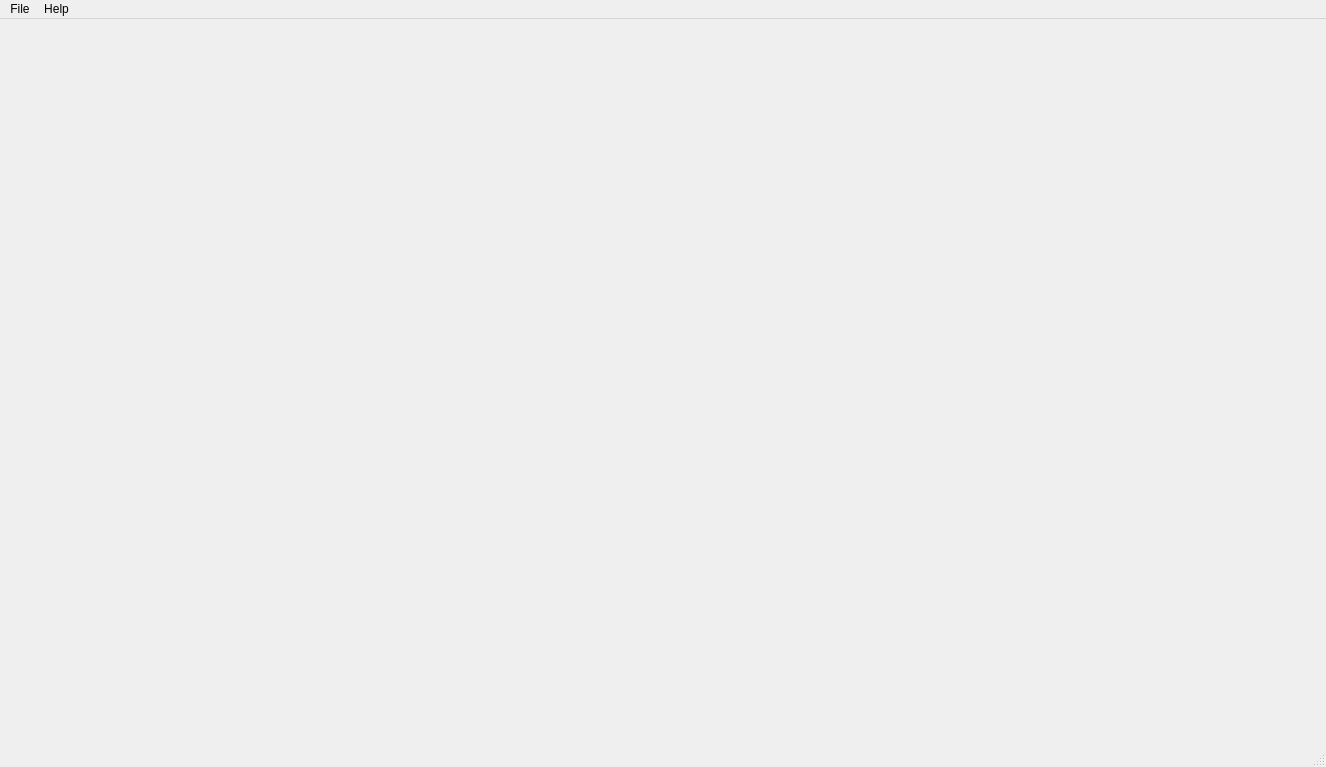
<?xml version="1.0" encoding="UTF-8"?>
<ui version="4.0">
 <class>MainWindow</class>
 <widget class="QMainWindow" name="MainWindow">
  <property name="geometry">
   <rect>
    <x>0</x>
    <y>0</y>
    <width>1326</width>
    <height>767</height>
   </rect>
  </property>
  <property name="sizePolicy">
   <sizepolicy hsizetype="Expanding" vsizetype="Expanding">
    <horstretch>0</horstretch>
    <verstretch>0</verstretch>
   </sizepolicy>
  </property>
  <property name="font">
   <font>
    <pointsize>9</pointsize>
   </font>
  </property>
  <property name="windowTitle">
   <string>StudyGuide</string>
  </property>
  <widget class="QWidget" name="centralwidget">
   <property name="sizePolicy">
    <sizepolicy hsizetype="Expanding" vsizetype="Expanding">
     <horstretch>0</horstretch>
     <verstretch>0</verstretch>
    </sizepolicy>
   </property>
   <layout class="QGridLayout" name="gridLayout">
    <item row="0" column="0">
     <layout class="QVBoxLayout" name="verticalLayout">
      <property name="spacing">
       <number>9</number>
      </property>
      <property name="sizeConstraint">
       <enum>QLayout::SizeConstraint::SetDefaultConstraint</enum>
      </property>
      <item>
       <widget class="QTabWidget" name="guideSwitcher">
        <property name="tabShape">
         <enum>QTabWidget::TabShape::Triangular</enum>
        </property>
        <property name="currentIndex">
         <number>-1</number>
        </property>
        <property name="documentMode">
         <bool>true</bool>
        </property>
        <property name="tabsClosable">
         <bool>false</bool>
        </property>
        <property name="movable">
         <bool>true</bool>
        </property>
       </widget>
      </item>
     </layout>
    </item>
   </layout>
  </widget>
  <widget class="QMenuBar" name="menubar">
   <property name="geometry">
    <rect>
     <x>0</x>
     <y>0</y>
     <width>1326</width>
     <height>29</height>
    </rect>
   </property>
   <widget class="QMenu" name="menuFile">
    <property name="title">
     <string>File</string>
    </property>
    <addaction name="actionOpen_File"/>
    <addaction name="actionSave_Guide_As"/>
    <addaction name="actionSave_All_Guides"/>
    <addaction name="separator"/>
    <addaction name="actionPreference"/>
    <addaction name="actionExit"/>
   </widget>
   <widget class="QMenu" name="menuHelp">
    <property name="title">
     <string>Help</string>
    </property>
    <addaction name="actionAbout"/>
   </widget>
   <addaction name="menuFile"/>
   <addaction name="menuHelp"/>
  </widget>
  <widget class="QStatusBar" name="statusbar"/>
  <action name="actionExit">
   <property name="text">
    <string>Exit</string>
   </property>
  </action>
  <action name="actionPreference">
   <property name="text">
    <string>Preferences</string>
   </property>
   <property name="visible">
    <bool>true</bool>
   </property>
  </action>
  <action name="actionOpen_File">
   <property name="text">
    <string>Open File</string>
   </property>
  </action>
  <action name="actionAbout">
   <property name="text">
    <string>About</string>
   </property>
  </action>
  <action name="actionSave_Guide_As">
   <property name="text">
    <string>Save And Close Guide</string>
   </property>
  </action>
  <action name="actionClose_guide">
   <property name="enabled">
    <bool>true</bool>
   </property>
   <property name="text">
    <string>Close guide</string>
   </property>
  </action>
  <action name="actionClose_all_guides">
   <property name="text">
    <string>Close all guides</string>
   </property>
  </action>
  <action name="actionSave_All_Guides">
   <property name="text">
    <string>Save And Close All Guides</string>
   </property>
  </action>
 </widget>
 <tabstops>
  <tabstop>guideSwitcher</tabstop>
 </tabstops>
 <resources/>
 <connections>
  <connection>
   <sender>actionExit</sender>
   <signal>triggered()</signal>
   <receiver>MainWindow</receiver>
   <slot>close()</slot>
   <hints>
    <hint type="sourcelabel">
     <x>-1</x>
     <y>-1</y>
    </hint>
    <hint type="destinationlabel">
     <x>708</x>
     <y>444</y>
    </hint>
   </hints>
  </connection>
 </connections>
</ui>
